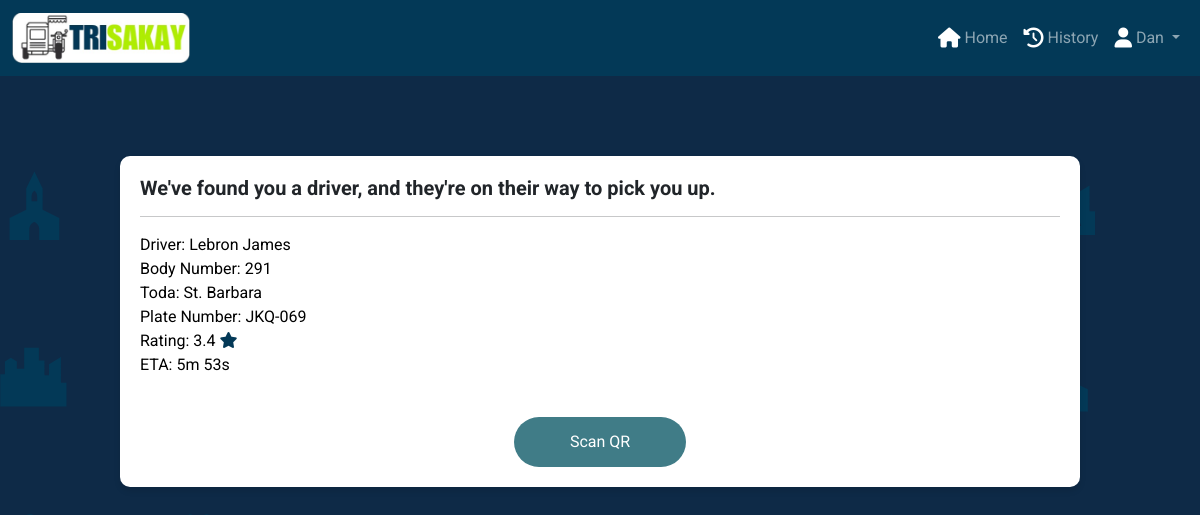
The page /drop/found.php (signed in) on the database its author committed.
### tables this page shows
CREATE TABLE `commuter` (
  `CommuterID` int(11) NOT NULL,
  `Email` varchar(255) NOT NULL,
  `MobileNumber` varchar(255) NOT NULL,
  `Password` varchar(255) NOT NULL,
  `FirstName` varchar(255) NOT NULL,
  `LastName` varchar(255) NOT NULL,
  `NoShow` int(255) DEFAULT NULL,
  `Status` varchar(255) DEFAULT NULL,
  `IP` varchar(255) NOT NULL,
  `OTP` int(10) DEFAULT NULL
);

CREATE TABLE `driver` (
  `driverID` int(11) NOT NULL,
  `Name` varchar(255) NOT NULL,
  `Toda` varchar(255) NOT NULL,
  `PlateNumber` varchar(255) NOT NULL,
  `BodyNumber` varchar(255) NOT NULL
);

CREATE TABLE `booking` (
  `BookingID` int(11) NOT NULL,
  `CommuterID` int(255) NOT NULL,
  `PlateNumber` varchar(255) DEFAULT NULL,
  `Toda` varchar(255) NOT NULL,
  `Status` varchar(20) NOT NULL,
  `PickupPoint` varchar(255) NOT NULL,
  `PickupAddress` varchar(255) NOT NULL,
  `DropoffPoint` varchar(255) NOT NULL,
  `DropoffAddress` varchar(255) NOT NULL,
  `PickupTime` datetime DEFAULT NULL,
  `DropoffTime` datetime DEFAULT NULL,
  `PassengerCount` varchar(1) NOT NULL,
  `Fare` varchar(255) NOT NULL,
  `ConvenienceFee` varchar(255) NOT NULL,
  `Distance` varchar(255) NOT NULL,
  `DriverETA` varchar(255) NOT NULL,
  `Rating` int(1) DEFAULT NULL,
  `BookingDate` datetime DEFAULT NULL
);

### drop/found.php (the view, shortened to what this page needs)
<?php
include('../db/dbconn.php');
$commuterid = $_SESSION["commuterid"];
$query = "SELECT platenumber FROM booking WHERE commuterid = $commuterid AND status = 'accepted' ORDER BY bookingdate DESC LIMIT 1";
$result = mysqli_query($conn, $query);
if ($result && mysqli_num_rows($result) > 0) {
    $row = mysqli_fetch_assoc($result);
    $platenumber = $row['platenumber'];
    $ratingQuery = "SELECT AVG(rating) AS avgRating FROM booking WHERE platenumber = '$platenumber' AND status = 'completed'";
    $ratingResult = mysqli_query($conn, $ratingQuery);
    if ($ratingResult && mysqli_num_rows($ratingResult) > 0) {
        $ratingRow = mysqli_fetch_assoc($ratingResult);
        $avgRating = $ratingRow['avgRating'];
    } else {
        $avgRating = 0;
    }
}
$query = "SELECT name, toda, bodynumber FROM driver WHERE platenumber = '$platenumber'";
$result = mysqli_query($conn, $query);
if ($result && mysqli_num_rows($result) > 0) {
    $row = mysqli_fetch_assoc($result);
    $driverName = $row['name'];
    $toda = $row['toda'];
    $bodyNumber = $row['bodynumber'];
}
?>
<!DOCTYPE html>
<html lang="en">
<head>
    <?php
    include '../dependencies/dependencies.php';
    ?>
    <link rel="stylesheet" href="../css/found.css">
</head>
<body>
    <?php
    include('../php/navbar_commuter.php');
    ?>
    <div class="loading">
        <h5><b>We've found you a driver, and they're on their way to pick you up.</b></h5>
        <hr>
        <p>Driver:
            <?php echo $driverName; ?>
        </p>
        <p>Body Number:
            <?php echo $bodyNumber; ?>
        </p>
        <p>Toda:
            <?php echo $toda; ?>
        </p>
        <p>Plate Number:
            <?php echo $platenumber; ?>
        </p>
        <p>Rating:
            <?php echo number_format($avgRating, 1); ?> <i class="fa-solid fa-star" style="color: #033957;"></i>
        </p>
        <p>ETA: 5m 53s</p>
        <button id="cancel-button" type="submit" class="btn btn-default custom-btn">
            Scan QR
        </button>
    </div>
</body>
</html>

### php/navbar_commuter.php (shortened to what this page needs)
<nav class="navbar navbar-expand-lg" data-bs-theme="dark">
    <div class="container-fluid">
        <a class="navbar-brand" href="commuter.php">
            <img src="../img/navbar.png" alt="Logo" height="50" width="auto" />
        </a>
        <div class="collapse navbar-collapse" id="navbarSupportedContent">
            <ul class="navbar-nav ms-auto mb-2 mb-lg-0 text-center">
                <li class="nav-item">
                    <a class="nav-link <?php if (basename($_SERVER['PHP_SELF']) == 'commuter.php') {
                        echo 'active';
                    } ?>" href="commuter.php"><i class="fa-solid fa-house fa-lg" style="color: #ffffff;"></i> Home</a>
                </li>
                <li class="nav-item">
                    <a class="nav-link <?php if (basename($_SERVER['PHP_SELF']) == 'history.php') {
                        echo 'active';
                    } ?>" href="history.php"><i class="fa-solid fa-clock-rotate-left fa-lg"
                            style="color: #ffffff;"></i> History</a>
                </li>
                <li class="nav-item dropdown">
                    <?php
                    include('../db/dbconn.php');
                    $commuterId = $_SESSION["commuterid"];
                    $query = "SELECT firstname FROM commuter WHERE commuterid = ?";
                    $stmt = mysqli_prepare($conn, $query);
                    if ($stmt) {
                        mysqli_stmt_bind_param($stmt, "s", $commuterId);
                        mysqli_stmt_execute($stmt);
                        $result = mysqli_stmt_get_result($stmt);
                        if ($result) {
                            if (mysqli_num_rows($result) > 0) {
                                $row = mysqli_fetch_assoc($result);
                                $firstname = $row['firstname'];
                            } else {
                                echo "<h1>User not found.</h1>";
                            }
                        } else {
                            echo "<h1>Error querying the database.</h1>";
                        }
                    } else {
                        echo "<h1>Error preparing the statement.</h1>";
                    }
                    ?>
                    <a class="nav-link dropdown-toggle <?php if (basename($_SERVER['PHP_SELF']) == 'manage.php') {
                        echo 'active';
                    } ?>" href="#" role="button" data-bs-toggle="dropdown" aria-expanded="false">
                        <i class="fa-solid fa-user fa-lg" style="color: #ffffff;"></i>
                        <?php echo "$firstname"; ?>
                    </a>
                </li>
            </ul>
        </div>
    </div>
</nav>

### css/found.css (style rules this page uses)
html, body { height: 100%; margin: 0; padding: 0; }
body { background: white; background-repeat: no-repeat; font-family: "Roboto", sans-serif; background-repeat: repeat; background-size: cover; }
.navbar { background-color: #033957 !important; }
p { color: black; }
.loading { margin: 0 auto; margin-top: 10vh; margin-inline: 10vw; background-color: white; padding: 20px; border-radius: 10px; box-shadow: 0 4px 6px rgba(0, 0, 0, 0.1); }
.loading p { margin: 0; padding: 0; }
.custom-btn { width: 172px; height: 50px; border-radius: 50px; background-color: #407c87; color: white; margin-top: 5vh; display: block; margin-left: auto; margin-right: auto; }

### rows shown on the page
commuter: FirstName "Dan"
driver: Name "Lebron James", BodyNumber "291", Toda "St. Barbara"
booking: PlateNumber "JKQ-069"

### other values the page prints
$avgRating "3.4"
